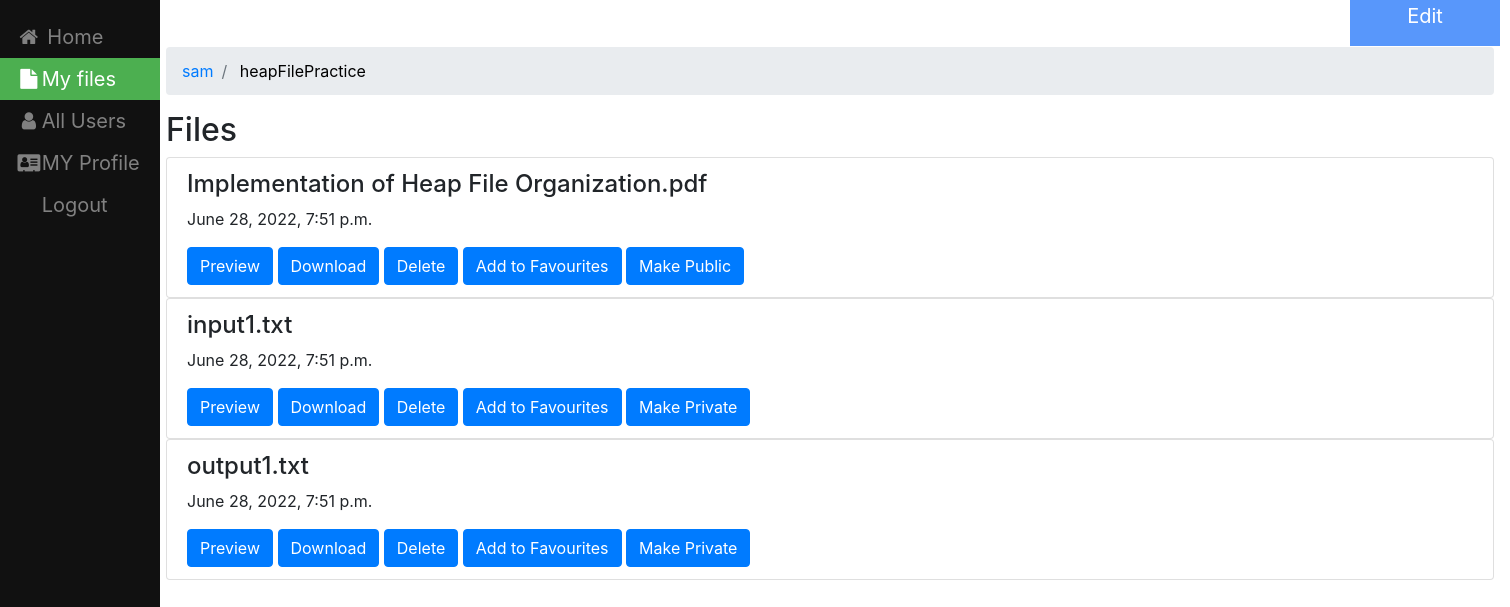
Page /folder/5/ (signed in) on the committed database.
### filesharing/models.py (models this page shows, shortened)
class Folder(models.Model):
    name=models.CharField(max_length=100,null=True,blank=True)
    user=models.ForeignKey(User,on_delete=models.CASCADE, default=None)
    linkedfolder=models.ForeignKey("self",null=True,on_delete=models.CASCADE,blank=True)
    def __str__(self):
        return  self.name

class File(models.Model):
    name = models.CharField(max_length=100,null=True,blank=True)
    file=models.FileField(upload_to=user_directory_path)
    created_on = models.DateTimeField(auto_now_add=True)
    user = models.ForeignKey(User,on_delete=models.CASCADE, default=None)
    folder=models.ForeignKey(Folder,null=True,on_delete=models.CASCADE,blank=True)
    isprivate = models.BooleanField(default=False)
    def __str__(self):
        return self.name

### filesharing/views.py (the view)
# urls.py: path('folder/<int:folder_id>/', views.user_details, name='user-linked-files'),
def user_details(request,folder_id):
    f = fav.objects.filter(user=request.user)
    files = f
    fi = set(())
    fold = set(())
    for i in range(len(files)):
        if files[i].sfile:
            fi.add(files[i].sfile.id)
        elif files[i].sfolder:
            fold.add(files[i].sfolder.id)
    folder = get_object_or_404(Folder,pk=folder_id)
    files = folder.file_set.all()
    folders = folder.folder_set.all()
    print(files,folders)
    favfiles=[]
    notfavfiles=[]
    favfolders=[]
    notfavfolders=[]
    for i in range(len(files)):
        if files[i].id in fi :
            favfiles.append(files[i])
        else:
             notfavfiles.append(files[i])
    for i in range(len(folders)):
        if folders[i].id in fold :
            favfolders.append(folders[i])
        else:
             notfavfolders.append(folders[i])
    temp = folder
    parent_list = []
    parent_list.append(temp)
    while temp.linkedfolder:
        parent = temp.linkedfolder
        parent_list.append(parent)
        temp = parent
    active_folder = parent_list[0]
    parent_list.reverse()
    print(notfavfiles,favfiles)
    context={'folder':folder,'folders':favfolders,'notfavfolders':notfavfolders,'files':favfiles,'notfav':notfavfiles,'folder_id':folder_id,'parent_list':parent_list,'active_folder':active_folder}
    return render(request,'filesharing/user_linkedfiles.html',context)

### templates/filesharing/user_linkedfiles.html (shortened to what this page needs)
{% load static %}
<!DOCTYPE html>
<html lang="en" dir="ltr">
  <head>
    <link rel="stylesheet" type="text/css" href="{%  static "css/styles.css" %}"/>
    <link rel="stylesheet" href="https://cdnjs.cloudflare.com/ajax/libs/font-awesome/4.7.0/css/font-awesome.min.css">
    <link rel="stylesheet" href="https://maxcdn.bootstrapcdn.com/bootstrap/4.0.0/css/bootstrap.min.css">
  </head>
</head>
  <body>
<div class="sidebar">
  <a href="{% url 'filesharing:home1' %}"><i class="fa fa-fw fa-home"></i> Home</a>
  <a  class="active" href="{% url 'filesharing:My_Files' %}"><i class="fa fa-fw fa-file"></i>My files</a>
  <a  href="{% url 'filesharing:allusers' %}"><i class="fa fa-fw fa-user"></i>All Users</a>
  <a href="{% url 'createdprofile' %}"><i class="fa fa-fw fa-address-card"></i>MY Profile</a>
  <a href="{% url 'logout' %}">Logout</a>
</div>
<div class="dropdown">
  <button class="dropbtn">Edit </button>
</div>
<div class="content">
 <ol class="breadcrumb">
  <li class="breadcrumb-item"> <a href="{% url 'filesharing:My_Files' %}"> {{ user.username }} </a> </li>
  {% for parent in parent_list %}
    {% if parent is not active_folder %}
      <li class="breadcrumb-item"> <a href="{% url 'filesharing:user-linked-files' parent.id %}"> {{ parent }}</a> </li>
    {% else %}
    <li class="breadcrumb-item active" aria-current="page"><a href="{% url 'filesharing:user-linked-files' parent.id %}" style="color:black"> {{ parent }}</a></li>
    {% endif %}
  {% endfor %}
</ol>
  {%  if notfav or files  %}
  <h2> Files</h2>
  {% endif %}
{% for file in notfav %}
        <div class="list-group">
             <div class="list-group-item">
                 <h4 class="list-group-item-text">{{ file.name}}</h4>
                  <p class="list-group-item-text">{{ file.created_on}}</p>
                <td> <a class="list-group-item-text" href="{{ file.file.url }}" target="_blank"><button type="button" class="btn btn-primary">Preview</button> </a> </td>
                 <a class="list-group-item-text" href="{{ file.file.url }}" target="_blank" download><button type="button" class="btn btn-primary">Download</button></a>
               <a class="list-group-item-text" href="{% url 'filesharing:delete' file.pk %}" ><button type="button" class="btn btn-primary">Delete</button></a>
                 <a class="list-group-item-text" href="{% url 'filesharing:starredfile' file.pk  %}" ><button type="button" class="btn btn-primary">Add to Favourites</button></a>
                 {% if file.isprivate %}
                    <a class="list-group-item-text" href="{% url 'filesharing:makepublic' file.pk %}" ><button type="button" class="btn btn-primary">Make Public</button></a>
                 {% else %}
                     <a class="list-group-item-text" href="{% url 'filesharing:makeprivate' file.pk %}" ><button type="button" class="btn btn-primary">Make Private</button></a>
                  {% endif %}
             </div>
        </div>
 {% endfor %}
</div>
  </body>
</html>

### static/css/styles.css (style rules this page uses)
.sidebar { height: 100%; width: 160px; position: fixed; z-index: 1; top: 0; left: 0; background-color: #111; overflow-x: hidden; padding-top: 16px; }
.sidebar a { padding: 6px 8px 6px 16px; text-decoration: none; font-size: 20px; color: #818181; display: block; }
.sidebar a.active { background-color: #4CAF50; color: white; }
div.content { margin-left: 150px; padding: 1px 16px; height: 2000px; }

### templates/filesharing/user_linkedfiles.html (style rules this page uses)
.dropbtn { margin-left: 1350px; background-color: #5897fb ; color: white; width: 150px; padding-bottom: 15px; font-size: 20px; text-align:center; border: none; }
.dropdown { position: relative; display: inline-block; }

### rows in the picture
Folder: name "heapFilePractice"
File: name "Implementation of Heap File Organization.pdf", created_on "June 28, 2022, 7:51 p.m.", isprivate "Make Public"
File: name "input1.txt", created_on "June 28, 2022, 7:51 p.m.", isprivate "Make Private"
File: name "output1.txt", created_on "June 28, 2022, 7:51 p.m.", isprivate "Make Private"

### other values in the picture
{{ user.username }} "sam"
